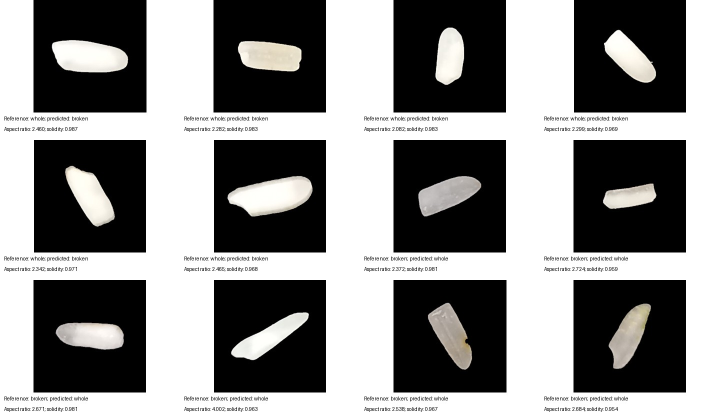
#> input picture milestone submission/shared/updates_20261123/source_test/failure_contact_sheet.png, 1440 x 840 px (shown at 1/2 size)
$ python -i foreground_before.py   (imports and definitions only)
#> lines starting #> are read from the running program, lines starting #| are printed output that depends on the picture; after the words box and inside, x2 and y2 are one past the last pixel; in counts of white or black regions, pixels touching at a corner belong together
#> further down, picture is the input picture: shape (840, 1440, 3); mean B, G, R 138.2, 138.8, 139.1
"""Local bright-object extraction for nonuniform photographic backgrounds."""
import numpy as np
from scipy import ndimage


def adaptive_foreground(rgb):
    # Grains remain small bright structures after local illumination removal.
    # Smoothing precedes subtraction so cloth weave does not dominate maxima.
    gray = rgb @ np.array([.299, .587, .114])
    smooth = ndimage.gaussian_filter(gray.astype(np.float32), 2.2)
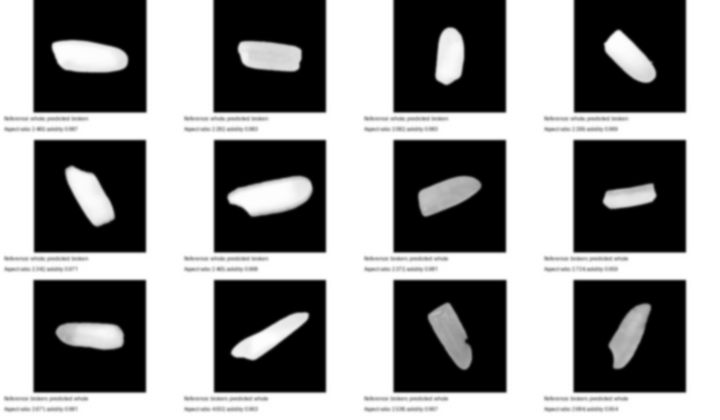
#> smooth: shape (840, 1440) float32 (shown at 1/2 size); min 0, max 255, mean 138.7
    background = ndimage.gaussian_filter(smooth, 20.)
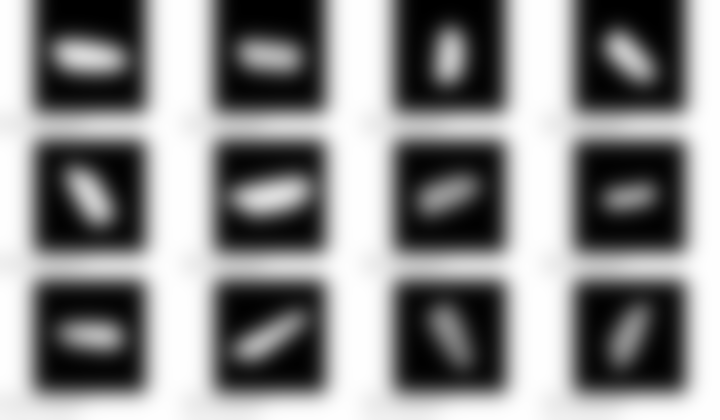
#> background: shape (840, 1440) float32 (shown at 1/2 size); min 5.09e-05, max 255, mean 138.7
    signal = smooth - background
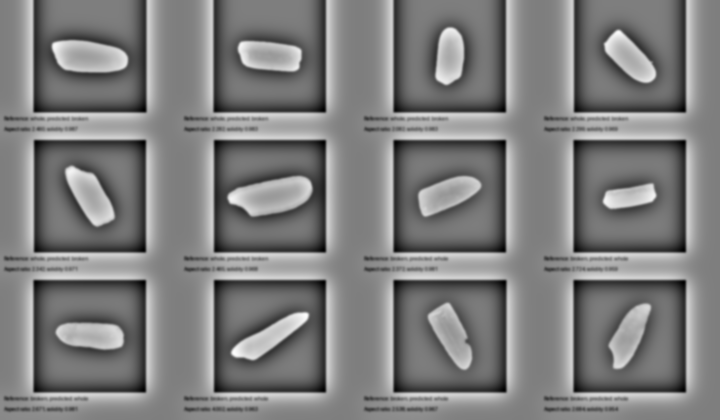
#> signal: shape (840, 1440) float32 (shown at 1/2 size); min -157.8, max 160.1, mean 0; drawn with min black and max white
    noise = 1.4826 * np.median(np.abs(signal - np.median(signal)))
#> noise = 45.26
    threshold = max(6., 4.5 * noise)
#> threshold = 203.7
    mask = signal > threshold
#> mask: shape (840, 1440) bool; every value is 0
    # White/cream rice may be yellowish, but strongly red, green or blue
    # fabric is not rice. Broad ratios tolerate shadows and warm illumination;
    # they are deliberately not a hard 'pure white' threshold.
    color = ndimage.gaussian_filter(rgb.astype(np.float32), (2.2, 2.2, 0))
    red, green, blue = color[..., 0], color[..., 1], color[..., 2]
    median_color = np.median(color.reshape(-1, 3), axis=0)
#> median_color = [202.7, 210.8, 211.8]
    blue_surface = median_color[2] > 1.08*median_color[0] and median_color[2] > 1.03*median_color[1]
#> blue_surface = False
    red_blue_floor = .95 if blue_surface else .65
#> red_blue_floor = 0.65
    neutral = ((red >= .65*green) & (red >= red_blue_floor*blue) &
               (green >= .55*red) & (green >= .6*blue) &
               (blue >= .3*np.maximum(red, green)))
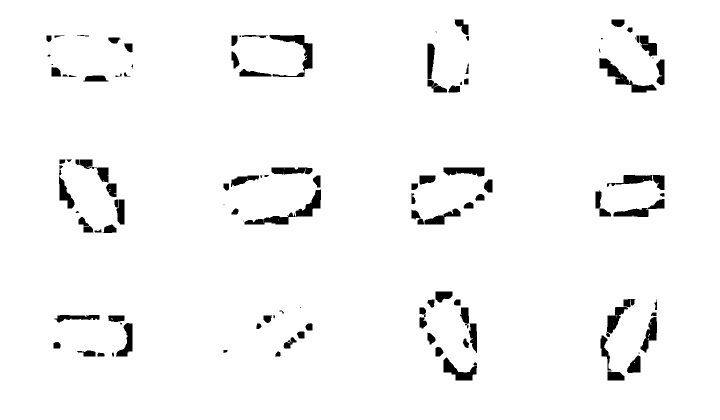
#> neutral: shape (840, 1440) bool (shown at 1/2 size); 96.7% white; 118 black regions (22 under 20 px), largest, box (x1, y1, x2, y2) and area: (489, 378, 642, 449) 2272, (539, 70, 625, 154) 2004, (1199, 116, 1313, 185) 1999
    mask &= neutral
    if blue_surface:
        # Bright islands survive; broad phone-shadow transitions do not.
        island = ndimage.white_tophat(smooth, size=(41, 41))
        mask &= island > max(8., threshold)
    mask = ndimage.binary_opening(mask, np.ones((3, 3)))
    mask = ndimage.binary_closing(mask, np.ones((3, 3)))
    if blue_surface:
        labels, count = ndimage.label(mask, np.ones((3, 3)))
        if count:
            peaks = ndimage.maximum(island, labels, np.arange(count + 1))
            keep = peaks >= max(16., 1.5 * threshold)
            keep[0] = False
            mask = keep[labels]
    return mask

>>> import cv2
>>> picture = cv2.imread('source_test/failure_contact_sheet.png')
>>> result = adaptive_foreground(picture)
